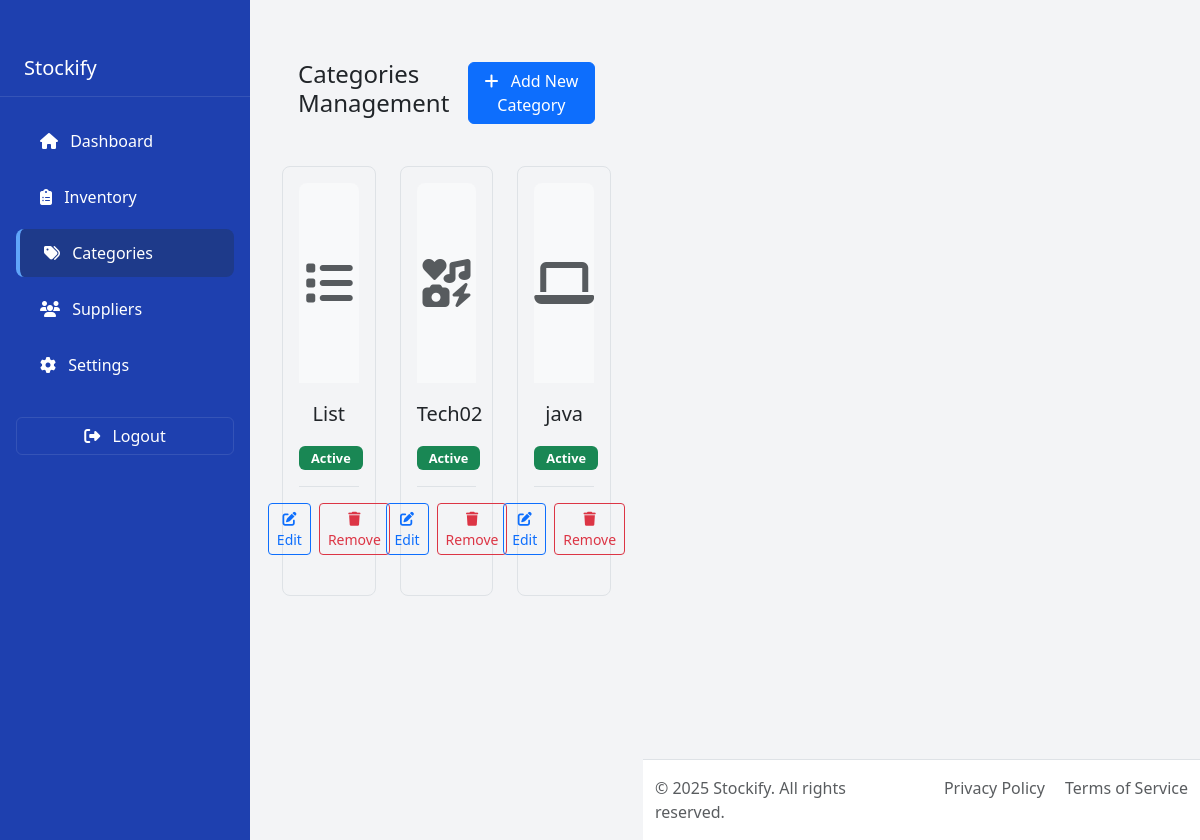
The app's page /home/category/ (signed in), older data.
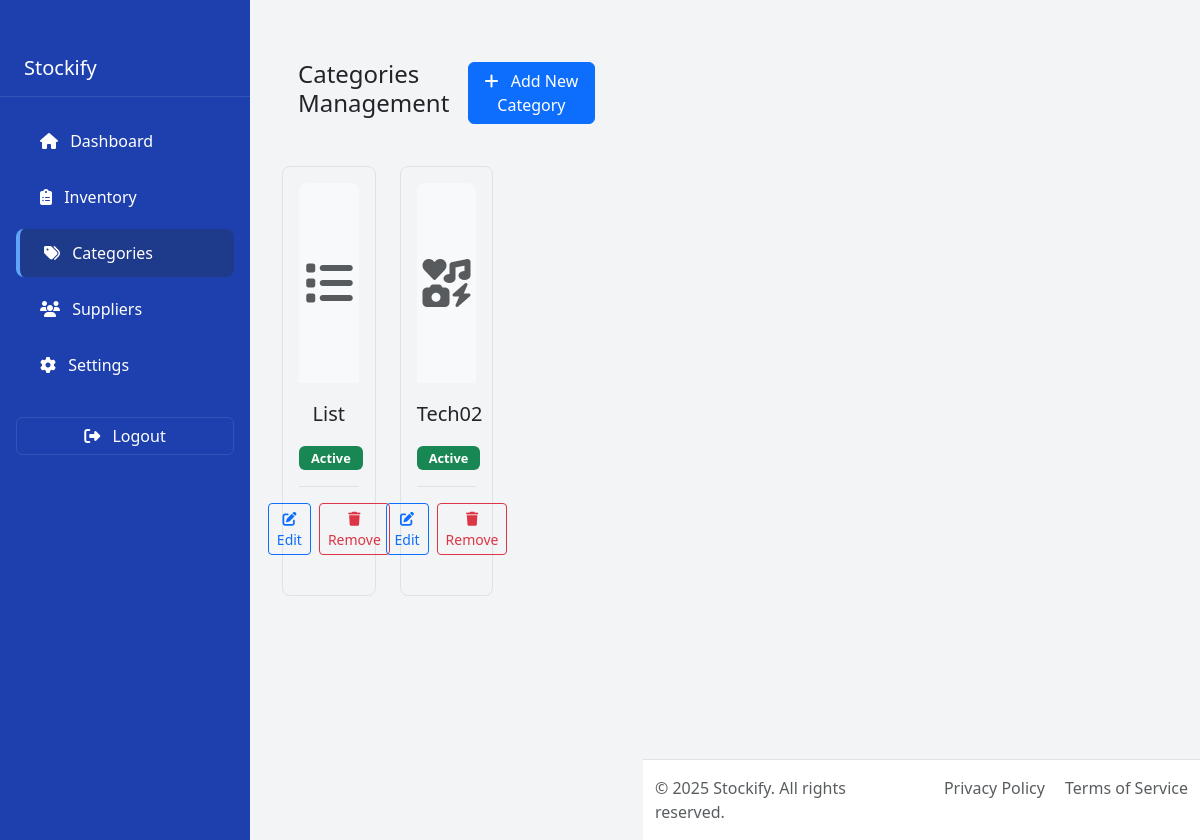
The same page, newer data.
### app/models.py (models this page shows, shortened)
class Category(models.Model):
    class CategoryStatus(models.TextChoices):
        ACTIVE = 'ACTIVE', 'Active'
        INACTIVE = 'INACTIVE', 'Inactive'
    name = models.TextField(max_length=100, unique=True, null=False)
    category_fav_icon = models.TextField(max_length=100, null=False, default='fa-solid fa-icons')
    image_name = models.TextField(max_length=150)
    status = models.CharField(max_length=30, choices=CategoryStatus.choices, default=CategoryStatus.INACTIVE)

### app/views.py (the view, shortened to what this page needs)
# urls.py: path('home/category/', views.category , name='category'),
@login_required()
def category(request):
    categories = Category.objects.all().order_by('name')
    return render(request, 'core/categories.html', {'categories': categories})

### templates/core/categories.html (shortened to what this page needs)
{% extends 'base.html' %}
{% load static %}
{% block content %}
<div class="container mt-4">
    <div class="d-flex justify-content-between align-items-center mb-4 p-3">
        <h4>Categories Management</h4>
        <button class="btn btn-primary" data-bs-toggle="modal" data-bs-target="#addCategoryModal">
            <i class="fas fa-plus me-2"></i> Add New Category
        </button>
    </div>
    <div class="all-categories">
        <div class="row row-cols-1 row-cols-md-2 row-cols-lg-3 g-4">
            {% for category in categories %}
            <div class="col">
                <div class="category-card p-3 h-100">
                    <div class="category-image-container">
                        {% if category.category_image %}
                        <img src="{{ category.category_image.url }}" alt="{{ category.name }}" class="category-image">
                        {% else %}
                        <div class="category-icon-placeholder w-100">
                            <i class="{{ category.category_fav_icon }} fa-3x text-muted"></i>
                        </div>
                        {% endif %}
                    </div>
                    <div class="category-name text-center">{{ category.name }}</div>
                    <div class="category-status text-center mb-3">
                        <span class="badge status-badge {% if category.status == 'ACTIVE' %}bg-success{% else %}bg-secondary{% endif %}">
                            {{ category.get_status_display }}
                        </span>
                    </div>
                    <div class="category-actions d-flex justify-content-center gap-2">
                        <a href="{% url 'edit-category' category.id %}" class="btn btn-sm btn-outline-primary">
                            <i class="fas fa-edit"></i> Edit
                        </a>
                        <form action="{% url 'delete-category' category.id %}" method="post" class="d-inline">
                            <button type="submit" class="btn btn-sm btn-outline-danger"
                                    onclick="return confirm('Are you sure you want to delete this category?')">
                                <i class="fas fa-trash"></i> Remove
                            </button>
                        </form>
                    </div>
                </div>
            </div>
            {% empty %}
            <div class="col-12">
                <p class="text-muted text-center">No categories found in the database.</p>
            </div>
            {% endfor %}
        </div>
    </div>
</div>
{% endblock %}

### templates/base.html (shortened to what this page needs)
{% load static %}
{% load bootstrap5 %}
<!DOCTYPE html>
<html lang="en">
<head>
    {% bootstrap_css %}
</head>
<body class="d-flex">
     <div class="sidebar">
        {% include 'includes/sidebar.html' %}
    </div>
    <main class="main-content">
        {% block content %}{% endblock %}
    </main>
    <footer class="footer">
        <div class="container-fluid">
            <div class="row">
                <div class="col-md-6 text-center text-md-start">
                    <span class="text-muted">&copy; {% now "Y" %} Stockify. All rights reserved.</span>
                </div>
                <div class="col-md-6 text-center text-md-end">
                    <a href="#" class="text-decoration-none text-muted me-3">Privacy Policy</a>
                    <a href="#" class="text-decoration-none text-muted">Terms of Service</a>
                </div>
            </div>
        </div>
    </footer>
</body>
</html>

### templates/includes/sidebar.html (shortened to what this page needs)
<link rel="stylesheet" href="https://cdnjs.cloudflare.com/ajax/libs/font-awesome/6.4.0/css/all.min.css">
<div class="sidebar">
    {% with cleaned_path=request.path|slice:"1:-1" %}
    <div class="sidebar-brand">
        <h5 class="mb-0">Stockify</h5>
    </div>
    <nav class="nav flex-column py-3">
        <a class="nav-link {% if cleaned_path == 'home' %}active{% endif %}" href="{% url 'dashboard' %}">
            <i class="fas fa-home me-2"></i> Dashboard
        </a>
        <a class="nav-link {% if cleaned_path == 'home/inventory' %}active{% endif %}" href="{% url 'inventory' %}">
            <i class="fas fa-clipboard-list me-2"></i> Inventory
        </a>
        <a class="nav-link {% if cleaned_path == 'home/category' %}active{% endif %}" href="{% url 'category' %}">
            <i class="fas fa-tags me-2"></i> Categories
        </a>
        <a class="nav-link {% if cleaned_path == 'home/suppliers' %}active{% endif %}" href="{% url 'suppliers' %}">
            <i class="fas fa-users me-2"></i> Suppliers
        </a>
        <a class="nav-link {% if cleaned_path == 'home/settings' %}active{% endif %}" href="{% url 'settings' %}">
            <i class="fas fa-cog me-2"></i> Settings
        </a>
        <div class="mt-4 px-3">
            <a href="{% url 'logout' %}" class="btn btn-logout">
                <i class="fas fa-sign-out-alt me-2"></i> Logout
            </a>
        </div>
    </nav>
    {% endwith %}
</div>

### templates/base.html (style rules this page uses)
body { background-color: #f3f4f6; min-height: 100vh; display: flex; }
.main-content { flex: 1; padding: 20px; overflow-x: hidden; }
.sidebar { background-color: #1e40af; min-height: 100vh; width: 250px; transition: all 0.3s; padding: 20px 0; }
.nav-link { color: rgba(255, 255, 255, 0.8); padding: 12px 20px; transition: all 0.3s; }
.footer { background-color: #ffffff; border-top: 1px solid #dee2e6; padding: 1rem 0; margin-top: auto; }

### templates/core/categories.html (style rules this page uses)
.category-card { transition: transform 0.3s ease, box-shadow 0.3s ease; border: 1px solid #dee2e6; border-radius: 0.5rem; margin-bottom: 1.5rem; }
.category-image-container { height: 200px; display: flex; align-items: center; justify-content: center; overflow: hidden; border-radius: 0.5rem 0.5rem 0 0; }
.category-icon-placeholder { height: 200px; display: flex; align-items: center; justify-content: center; background-color: #f8f9fa; }
.category-name { font-size: 1.25rem; font-weight: 500; margin: 1rem 0; }
.category-actions { margin-top: 1rem; padding-top: 1rem; border-top: 1px solid #dee2e6; }
.status-badge { font-size: 0.8rem; padding: 0.35rem 0.75rem; }

### templates/includes/sidebar.html (style rules this page uses)
.sidebar { background-color: #1e40af; min-height: 100vh; width: 250px; transition: all 0.3s; }
.sidebar-brand { padding: 1rem 1.5rem; color: white; border-bottom: 1px solid rgba(255, 255, 255, 0.1); }
.nav-link { color: white !important; padding: 0.75rem 1.5rem; margin: 0.25rem 1rem; border-radius: 0.5rem; transition: all 0.3s; }
.nav-link.active { background-color: #1e3a8a; border-left: 4px solid #60a5fa; }
.btn-logout { width: 100%; color: white; border: 1px solid rgba(255, 255, 255, 0.1); transition: all 0.3s; }

Row changes from the older to the newer data that the page shows:
removed Category: name "java", status "Active"
